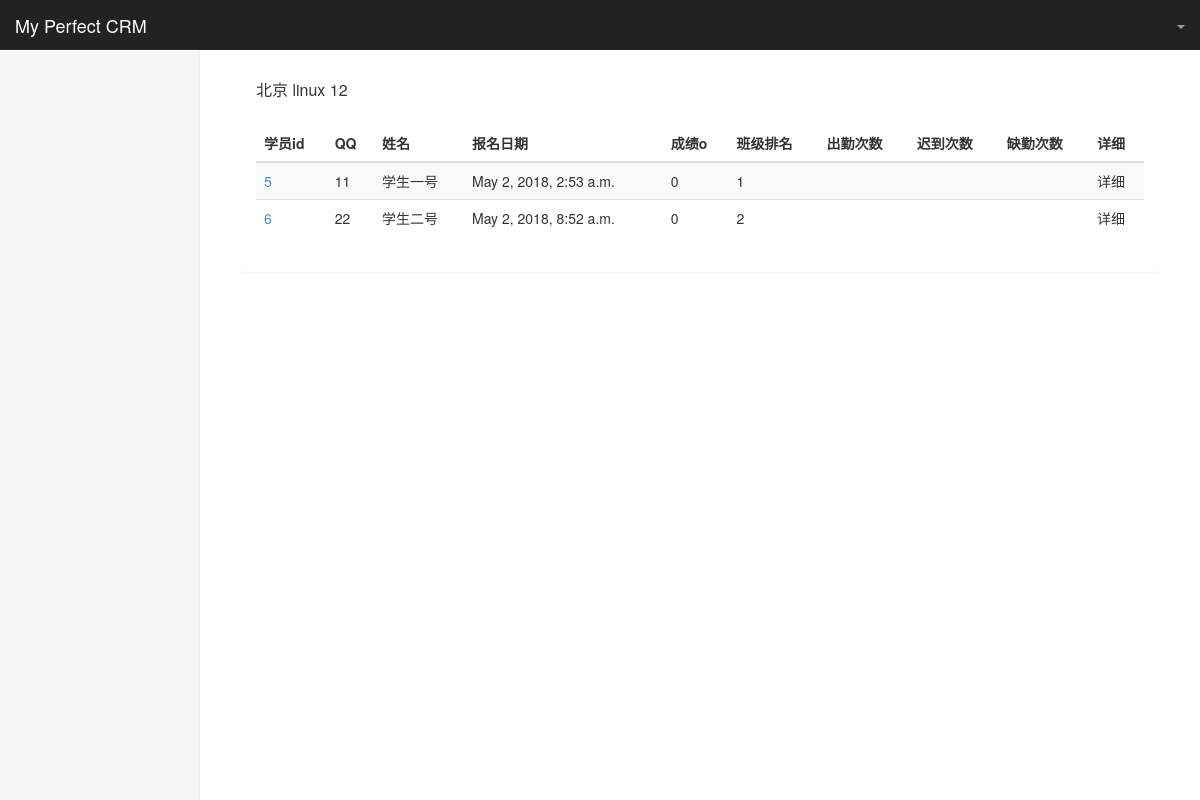
The page /teacher/my_classes/1/stu_list/ on the database as committed earlier.
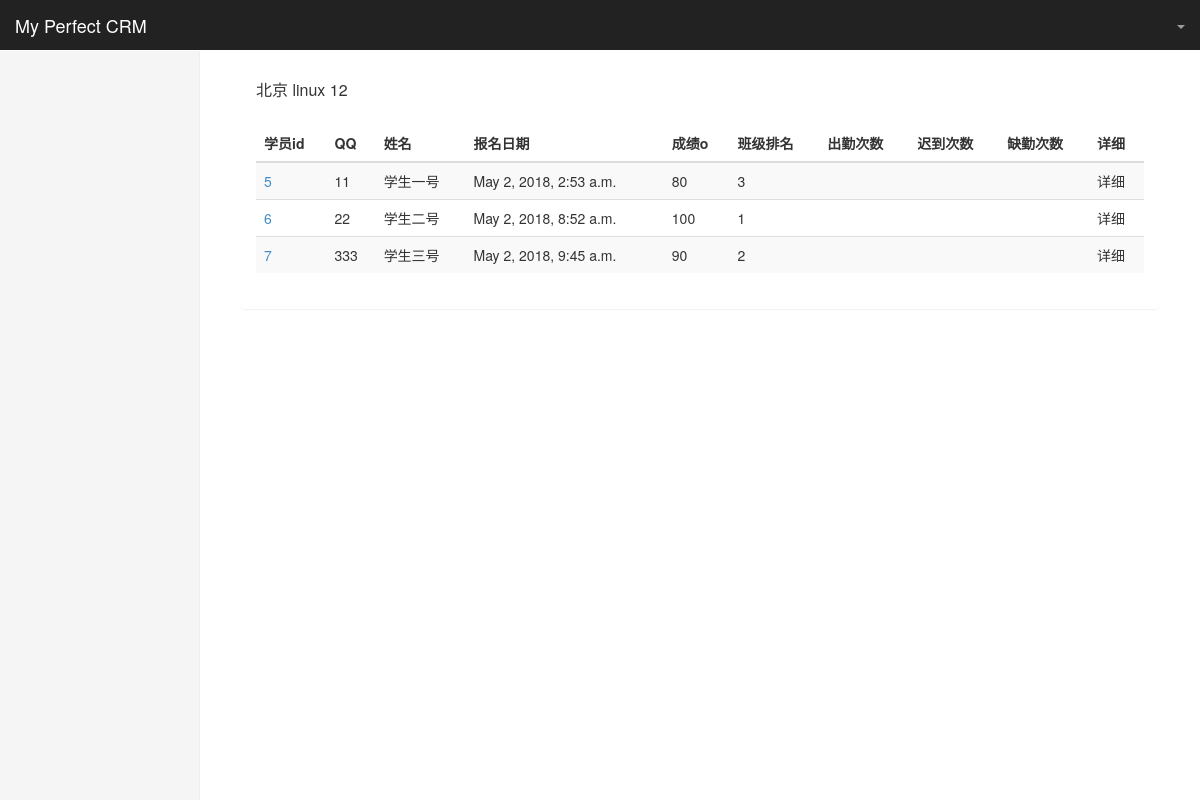
The same page on the database as committed later.
### crm/models.py (models this page shows, shortened)
class Enrollment(models.Model):
    customer = models.ForeignKey("Customer")
    enrolled_class = models.ForeignKey("ClassList",verbose_name='所报班级')
    consultant = models.ForeignKey("UserProfile",verbose_name='课程顾问')
    contract_agreed = models.BooleanField(default=False,verbose_name="学员已同意合同条款")
    contract_approved = models.BooleanField(default=False,verbose_name="合同已经核实")
    date =models.DateTimeField(auto_now_add=True)
    class Meta:
        unique_together = ("customer","enrolled_class")
        verbose_name_plural = "报名表"
        verbose_name="报名表"

class Customer(models.Model):
    name = models.CharField(max_length=32)
    qq = models.CharField(max_length=64,unique=True)
    id_num = models.CharField(max_length=64, blank=True, null=True)
    email = models.EmailField(verbose_name="常用邮箱", blank=True, null=True)
    qq_name = models.CharField(max_length=64,blank=True,null=True)
    phone = models.CharField(max_length=64,blank=True,null=True)
    source_choices=(
        (0,'转介绍'),
        (1,'QQ群'),
        (2, '官网'),
        (3, '百度推广'),
        (4, '51CTO'),
        (5, '知乎'),
        (6, '市场推广')
    )
    source = models.SmallIntegerField(choices=source_choices)
    referral_from = models.CharField(verbose_name='转介绍人qq',max_length=64,blank=True,null=True)
    consult_course = models.ForeignKey('Course',verbose_name='咨询课程')
    content = models.TextField(verbose_name='咨询详情')
    tags = models.ManyToManyField('Tag')
    status_choices = (
        (0,'已报名'),
        (1,'未报名')
    )
    status = models.SmallIntegerField(choices=status_choices,default=1)
    consultant = models.ForeignKey("UserProfile") #课程顾问
    memo = models.TextField(blank=True,null=True)
    date=models.DateTimeField(auto_now_add=True)
    class Meta:
        verbose_name_plural = '客户表'
        verbose_name='客户表'

class StudyRecord(models.Model):
    student = models.ForeignKey("Enrollment")
    course_record = models.ForeignKey("CourseRecord") #选择课程
    attendance_choices = (
        (0, '已签到'),
        (1, '迟到'),
        (2, '缺勤'),
        (3, '早退'),
    )
    attendance = models.SmallIntegerField(choices=attendance_choices,default=0)
    score_choices = (
        (100, "A+"),
        (90, "A"),
        (85, "B+"),
        (80, "B"),
        (75, "B-"),
        (70, "C+"),
        (60, "C"),
        (40, "C-"),
        (-50, "D"),
        (-100, "COPY"),
        (0, "N/A"),
    )
    score = models.SmallIntegerField(choices=score_choices,default=0)
    memo = models.TextField(blank=True,null=True)
    date = models.DateField(auto_now_add=True)
    class Meta:
        unique_together = ('student','course_record')
        verbose_name_plural = "学习记录"
        verbose_name= "学习记录"

### teacher/views.py (the view)
# urls.py: url(r'^my_classes/(\d+)/stu_list/$', views.view_class_stu_list, name="view_class_stu_list"),
def view_class_stu_list(request,class_id):
    class_obj = models.ClassList.objects.get(id=class_id)
    return render(request,'teacher/class_stu_list.html',{'class_ojb':class_obj})

### crm/models.py (called while the page is built)
    def __str__(self):
        return self.name

    def __str__(self):
        return self.name

    def __str__(self):
        return  "%s %s %s"%(self.branch,self.course,self.semester)

### student/templatetags/stu_tags.py (called while the page is built)
@register.simple_tag
def get_course_grades(class_obj):
    return dict(models.StudyRecord.objects.filter(course_record__from_class=class_obj).\
                values_list('student').annotate(Sum('score')))

@register.simple_tag
def get_course_ranking(class_grade_dic):
    ranking_dic = {}
    ranking_list = sorted(class_grade_dic.items(),key=lambda x:x[1],reverse = True)
    print(class_grade_dic,'++++')
    print(ranking_list,"=====ranking_list")
    for item in ranking_list:
        ranking_dic[item[0]] = [item[1], ranking_list.index(item)+1]
    print(ranking_dic,'ranking_dic')
    return ranking_dic

@register.simple_tag
def get_stu_grade_ranking(course_ranking_dic,enroll_obj):
    print("enro_obj",enroll_obj.customer.id)
    score = course_ranking_dic.get(enroll_obj.id)
    if score:
        return score[1]

### templates/teacher/class_stu_list.html (shortened to what this page needs)
{% extends 'index.html' %}
{% load stu_tags %}
{% block page-content %}
    <div class="panel">
        <div class="panel-heading">
            <h3 class="panel-title">{{ class_ojb }}</h3>
        </div>
        <div class="panel-body">
            <div class="table-responsive">
                <table class="table table-striped table-hover">
                    <thead>
                        <tr>
                            <th>学员id</th>
                            <th>QQ</th>
                            <th>姓名</th>
                            <th>报名日期</th>
                            <th>成绩o</th>
                            <th>班级排名</th>
                            <th>出勤次数</th>
                            <th>迟到次数</th>
                            <th>缺勤次数</th>
                            <th>详细</th>
                        </tr>
                    </thead>
                    <tbody>
                        {% get_course_grades class_ojb  as class_grade_dic %}
                        {% get_course_ranking class_grade_dic  as course_ranking_dic %}
                        {% for enroll_obj  in  class_ojb.enrollment_set.select_related%}
                        <tr>
                            <td><a href="#fakelink" class="btn-link">{{ enroll_obj.customer.id }}</a></td>
                            <td>{{ enroll_obj.customer.qq }}</td>
                            <td>{{ enroll_obj.customer.name }}</td>
                            <td>{{ enroll_obj.date}}</td>
                            <td>{% get_greade enroll_obj  class_ojb %}</td>
                            <td>
                                {% get_stu_grade_ranking course_ranking_dic enroll_obj %}
                            </td>
                            <td></td>
                            <td></td>
                            <td></td>
                            <td>详细</td>
                        </tr>
                        {% endfor %}
                    </tbody>
                </table>
            </div>
        </div>
    </div>
{% endblock %}

Rows that differ between the two databases and show on the page:
computed for Enrollment "May 2, 2018, 2:53 a.m.": id.score "0" → "80"; customer+id "1" → "3"
computed for Enrollment "May 2, 2018, 8:52 a.m.": id.score "0" → "100"; customer+id "2" → "1"
added Enrollment: customer.id "7", customer.qq "333", customer.name "学生三号", date "May 2, 2018, 9:45 a.m.", id.score "90", customer+id "2"
